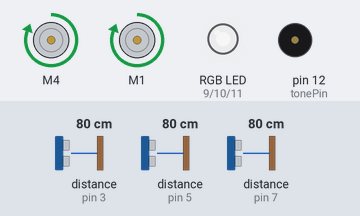
This sketch was run on a simulated Arduino Uno, built with avr-gcc and run on an emulated ATmega328P. On the bench: 2 × DC motor (green arrow = forward, orange = backward, longer = faster), an RGB LED mixed from three pins (HIGH = lit), buzzer (waves = sounding). The inputs (shaded band) are chosen by the test bench; at power-on: distance to the obstacle (sensors on pin 3, pin 5, pin 7) 80 cm. The echo pulse lasts 58.3 µs per cm; dim RGB values are drawn brighter than linear.

Above: at 1.4 s.
1.5 s: distance to the obstacle (sensor on pin 3) set to 2 cm
At 2.0 s:
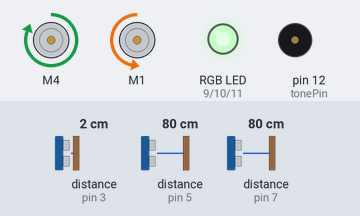
3.0 s: distance to the obstacle (sensor on pin 5) set to 33 cm
At 4.2 s:
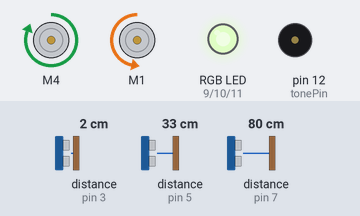
4.5 s: distance to the obstacle (sensor on pin 5) set to 26 cm
At 4.9 s:
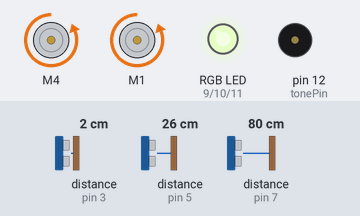
6.0 s: distance to the obstacle (sensor on pin 7) set to 2 cm
At 6.6 s:
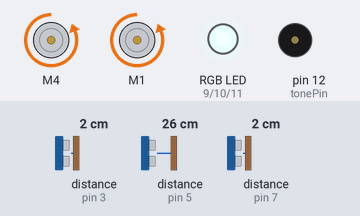
7.5 s: distance to the obstacle (sensor on pin 5) set to 35 cm
At 8.6 s:
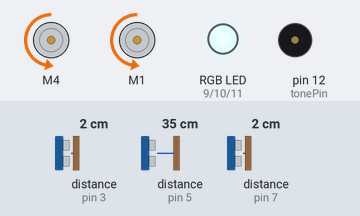
9.0 s: distance to the obstacle (sensor on pin 3) set to 4 cm
At 9.5 s:
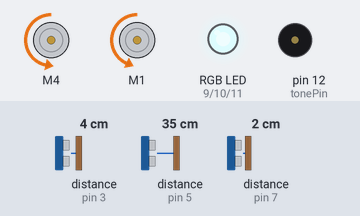
Timing chart, 0 to 11.5 s (numbered marks = the images above; inputs shaded):
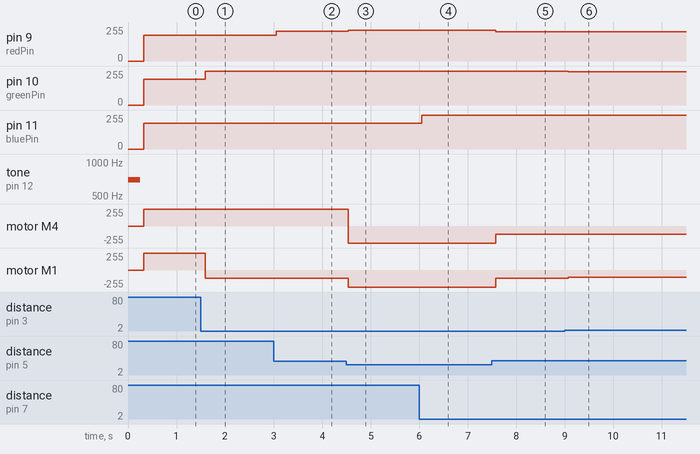

The sketch:

BratVdot8.ino
```cpp
//Included Libraries
#include <Wire.h>
#include <NewPing.h>
#include <TimerFreeTone.h>
#include <Adafruit_MotorShield.h>
#include "utility/Adafruit_MS_PWMServoDriver.h"

//Pin definitions
#define triggerPinLeft 2
#define echoPinLeft 3
#define triggerPinMid 4
#define echoPinMid 5
#define triggerPinRight 6
#define echoPinRight 7
#define redPin 9
#define greenPin 10
#define bluePin 11
#define tonePin 12

//Global Variables.  Most settings can be changed here.
float readings[3];  //An array where we store our sensor readings.
enum heading {left, mid, right}; //Making it easy to address our array as readings[left], etc.
int maxSpeed = 255; //255 max.
int maxRange = 60; //Max sonar range in centimeters.


//MotorShield Objects
Adafruit_MotorShield AFMS = Adafruit_MotorShield();
Adafruit_DCMotor *leftMotor = AFMS.getMotor(4);  //Left motor on motorshieldV2 port 4
Adafruit_DCMotor *rightMotor = AFMS.getMotor(1); //Right motor on motorshieldV2 port 1

//Sonar Objects
NewPing sonarLeft(triggerPinLeft, echoPinLeft, maxRange);
NewPing sonarMid(triggerPinMid, echoPinMid, maxRange);
NewPing sonarRight(triggerPinRight, echoPinRight, maxRange);


void setup() {
  // put your setup code here, to run once:
  Serial.begin(9600);
  AFMS.begin();

  //playMelody();
  playNote(698,250);
}


void loop() {
  // put your main code here, to run repeatedly:
  sensorSweep();

  int leftSpeed = 7 * ( readings[right] - 20 );
  int rightSpeed = 7 * ( readings[left] - 20 );

  if ( readings[mid] < 30){
    leftSpeed = -1 * maxSpeed;
    rightSpeed = -1 * maxSpeed;
  }
  else {
    diffDrive( leftSpeed, rightSpeed );
  }

  diffDrive( leftSpeed, rightSpeed );
  setRGB( (255 - readings[mid]), (255 - readings[left]), (255 - readings[right]) );
}

void sensorSweep () {
  //Read sensors and store readings in an array.
  //Serial.println("Sweep.");
  readings[left] = sonarLeft.ping_cm();
  delay(maxRange/4); //delay between pings is necessary.
  readings[mid] = sonarMid.ping_cm();
  delay(maxRange/4);
  readings[right] = sonarRight.ping_cm();
  delay(maxRange/4);

  if ( readings[left] == 0 ) {
    readings[left] = maxRange;
  }
  if ( readings[mid] == 0) {
    readings[mid] = maxRange;
  }
  if ( readings[right] == 0 ) {
    readings[right] = maxRange;
  }

  //Serial.println( readings[left] );
  //Serial.println( readings[mid] );
  //Serial.println( readings[right] );
}


void diffDrive (int speedLeft, int speedRight) {
  //Sets the speed of each motor. Differential drive.
  //Checks for negative value. (reverse)
  if (speedLeft < 0) {
    leftMotor->run(BACKWARD);
    speedLeft = abs(speedLeft);
  }
  else {
    leftMotor->run(FORWARD);
  }
  if (speedRight < 0) {
    rightMotor->run(BACKWARD);
    speedRight = abs(speedRight);
  }
  else {
    rightMotor->run(FORWARD);
  }

  if (speedLeft > maxSpeed)
    speedLeft = maxSpeed; //Limits speedLeft to maxSpeed.
  if (speedRight > maxSpeed)
    speedRight = maxSpeed; //Limits speedRight to maxSpeed.

  leftMotor->setSpeed(speedLeft);
  rightMotor->setSpeed(speedRight);
}


void playNote (int frequency, int duration) {
  //Plays a single note based on frequency and duration.
  TimerFreeTone(tonePin, frequency, duration);
  delay(duration/20); //a small delay between notes.
}


void playMelody() {
  //Plays a melody. Note and Duration stored in arrays.
  //This is a portion of Saria's song from Zelda:Ocarina of Time.
  int melody[] = { 698, 880, 988, 698, 880, 988, 698, 880, 988, 1319, 1175};
  int duration[] = { 250, 250, 500, 250, 250, 500, 250, 250, 250, 250, 500};

  for (int thisNote = 0; thisNote < 11; thisNote++) { // Loop through the notes in the array.
    setRGB(map(melody[thisNote], 125, 300, 0, 255), 0, map(duration[thisNote], 125, 300, 0, 255) ); //Set RGB for each note.
    TimerFreeTone(tonePin, melody[thisNote], duration[thisNote]); // Play thisNote for duration.
    delay(50); // Short delay between notes.
  }
}


void setRGB (int R, int G, int B) {
  //Sets RGB LED.
  analogWrite(redPin, map( R, 0, 255, 0, 255 ) );  //map Value, From range, To range
  analogWrite(greenPin, map( G, 0, 255, 0, 255 ) );
  analogWrite(bluePin, map( B, 0, 255, 0, 255 ) );
}
```

Measured:
- the behaviour switches between 30 and 29 cm on distance to the obstacle (sensor on pin 5) (found by bisection; images 2 and 3)
- after the input at 1.5 s, pin 10 (greenPin): 195/255 → 253/255 after 0.09 s; motor M1: forward 255/255 → backward 126/255 after 0.09 s
- after the input at 3.0 s, pin 9 (redPin): 195/255 → 222/255 after 0.06 s
- after the input at 4.5 s, pin 9 (redPin): 222/255 → 229/255 at once; motor M4: forward 255/255 → backward 255/255 at once; motor M1: backward 126/255 → backward 255/255 at once
- after the input at 6.0 s, pin 11 (bluePin): 195/255 → 253/255 after 0.05 s
- after the input at 7.5 s, pin 9 (redPin): 229/255 → 220/255 after 0.08 s; motor M4, motor M1: backward 255/255 → backward 126/255 after 0.08 s
- after the input at 9.0 s, pin 10 (greenPin): 253/255 → 251/255 after 0.07 s; motor M1: backward 126/255 → backward 112/255 after 0.07 s
